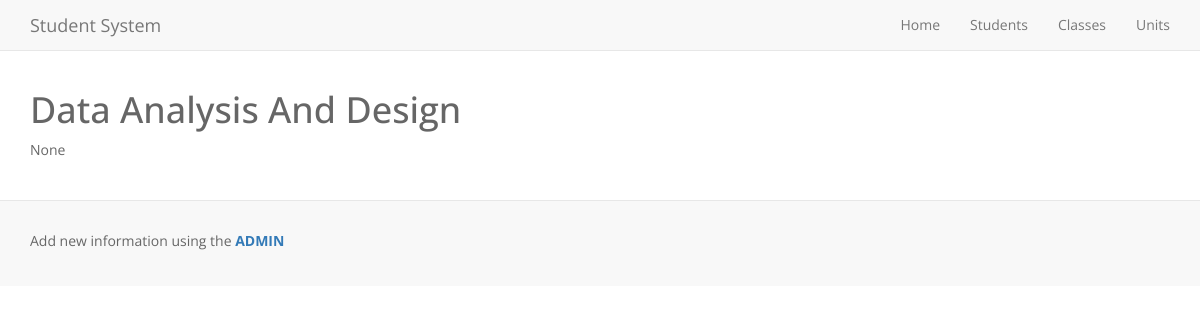
/SIS/units/4/overview, run on an earlier commit of the app's database.
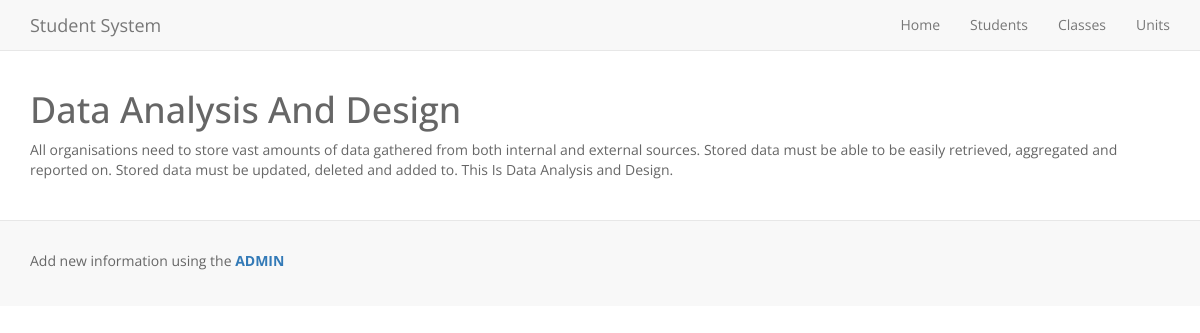
And on a later commit of the database.
### Student_information_system/models.py (models this page shows, shortened)
class tblUnits(models.Model):
    id_units = models.AutoField(primary_key=True)
    name_unit = models.CharField("Unit Name", max_length=200)
    description = models.TextField("Description", max_length=300, null=True,
                                    blank=False, default="None")
    class Meta:
        verbose_name = ("Unit")
        verbose_name_plural = ("Units")

### Student_information_system/views.py (the view)
# urls.py: url(r'^units/(?P<unit_id>[0-9]+)/overview$', views.units, name='units'),
def units(request, unit_id):
    units = get_object_or_404(tblUnits, pk=unit_id)
    context = {
        'unit': units,
    }
    return render(request, 'SIS/unitView.html', context)

### Student_information_system/templates/SIS/unitView.html
{% extends "SIS/base.html" %}
{% block content %}
    <h1>{{ unit.name_unit }}</h1>
    <p>{{ unit.description }}</p>
{% endblock %}

### Student_information_system/templates/SIS/base.html (shortened to what this page needs)
{% load staticfiles %}
<html>
    <head>
        <link rel="stylesheet" href="https://maxcdn.bootstrapcdn.com/bootstrap/3.3.6/css/bootstrap.min.css">
        <link rel="stylesheet" href="https://maxcdn.bootstrapcdn.com/font-awesome/4.5.0/css/font-awesome.min.css">
        <link rel="stylesheet" type="text/css" href="{% static 'css/style.css' %}"/>
    </head>
    <body>
    <header class="navbar navbar-default navbar-fixed-top">
        <div class="container">
            <div class="navbar-header">
                <a class="navbar-brand" href='/'>Student System</a>
            </div>
            <div class="navbar-collapse collapse" id="navbar">
                <ul class="nav navbar-nav navbar-right">
                    <li>
                        <a href='/'>Home</a>
                    </li>
                    <li>
                        <a href='{% url 'SIS:studentsOverview' %}'>Students</a>
                    </li>
                    <li>
                        <a href='{% url 'SIS:classesOverview' %}'>Classes</a>
                    </li>
                    <li>
                        <a href='{% url 'SIS:unitsOverview' %}'>Units</a>
                    </li>
                </ul>
            </div>
        </div>
    </header>
    <div class="container">
        {% block content %}
        {% endblock %}
    </div>
    <footer>
      <div class="container">
        <p class="muted credit">Add new information using the <a href='{% url 'admin:index' %}'><b>ADMIN</b></a>
      </div>
    </footer>
    </body>
</html>

### static/css/style.css (style rules this page uses)
body { font-family: 'Open Sans', sans-serif; color: #666666; padding-top:70px; }
a { text-decoration: none; color: inherit; }
footer { padding: 30px 0 25px 0; margin-top: 30px; background-color: #f8f8f8; border-top: 1px solid #e7e7e7; }
footer a { color: #337ab7; }

What changed in the data, as far as the page shows it:
changed tblUnits "Data Analysis And Design": description "None" → "All organisations need to store vast amounts of data gathered from both internal and external sources. Stored data must be able to be easily retrieved, aggregated and reported on. Stored data must be updated, deleted and added to. This Is Data Analysis and Design."
